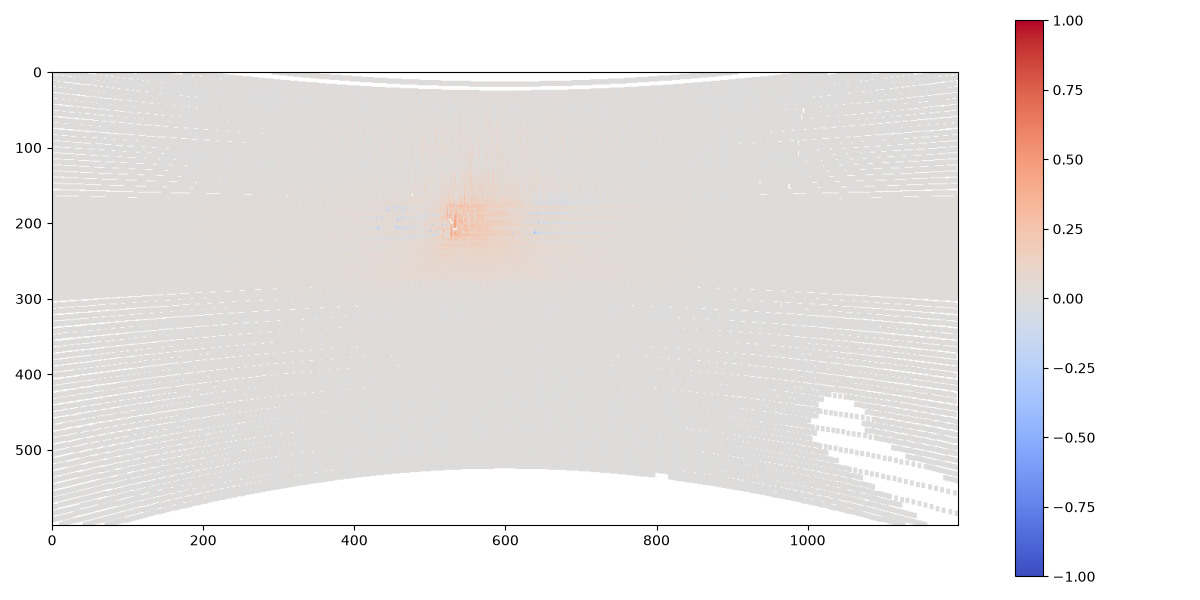

Write the Python code that produced this figure.
import numpy as np
import matplotlib.pyplot as plt
import scipy.ndimage as ndimage
from pathlib import Path
import sys
sys.path.append('d:/LIDAR')
from rail_detection.loader import load_frame
from algorithm import compute_distance_minus_gradient

points, _ = load_frame(Path('D:/Датасет/roundT_pressureGate_roundT'))
xyz, metric = compute_distance_minus_gradient(points)

W, H_proj = 1200, 800
crop_top = 200
H = H_proj - crop_top
fov_h = np.radians(80) 
f = W / (2 * np.tan(fov_h / 2))
cx, cy = W / 2, H_proj / 2

X_c, Z_c, Y_c = xyz[:, 0], -xyz[:, 1], -xyz[:, 2]
front = Z_c > 0.5
X_c, Y_c, Z_c, metric = X_c[front], Y_c[front], Z_c[front], metric[front]
dist = np.sqrt(X_c**2 + Y_c**2 + Z_c**2)

u = (f * X_c / Z_c + cx).astype(np.int32)
v = (f * Y_c / Z_c + cy).astype(np.int32)

valid = (u >= 0) & (u < W) & (v >= 0) & (v < H_proj)
u, v, metric, dist = u[valid], v[valid], metric[valid], dist[valid]

order = np.argsort(dist)[::-1]
u, v, metric = u[order], v[order], metric[order]

img_metric_proj = np.full((H_proj, W), np.nan)
img_metric_proj[v, u] = metric
img_metric = img_metric_proj[crop_top:, :]

# Create validity mask (where LiDAR points exist roughly)
mask_points = np.zeros((H, W), dtype=bool)
# need to recompute valid v after crop_top
valid_crop = (v >= crop_top)
u_crop = u[valid_crop]
v_crop = v[valid_crop] - crop_top
mask_points[v_crop, u_crop] = True
valid_mask = ndimage.maximum_filter(mask_points, footprint=np.ones((7, 5)))

# Vertical interpolation
for x in range(W):
    col = img_metric[:, x]
    val = ~np.isnan(col)
    if val.sum() > 1:
        idx = np.arange(H)
        img_metric[:, x] = np.interp(idx, idx[val], col[val])

img_metric[~valid_mask] = np.nan

plt.figure(figsize=(12, 6), dpi=100)
plt.imshow(img_metric, cmap='coolwarm', vmin=-1.0, vmax=1.0)
plt.colorbar()
plt.tight_layout()
plt.savefig('test_interp.png')
